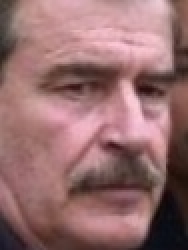
#> input picture dataset/001_Vicente_Fox.jpg, 94 x 125 px (shown 2 times larger)
$ python -i cctv_scan.py   (imports and definitions only)
#> lines starting #> are read from the running program, lines starting #| are printed output that depends on the picture
#> further down, picture is the input picture: shape (125, 94, 3); mean B, G, R 109.2, 108.8, 149
"""CCTV candidate-review scanner.

This is deliberately a *candidate* generator, not an identification system.  It
uses a full-frame pass plus overlapping, enlarged tiles so a face which is too
small in a wide CCTV shot gets another chance to be detected.  Matches are
saved with crops and an annotated MP4 so an operator can review the evidence.

Example:
    python cctv_scan.py --video demo_cctv.mp4 --target suspect.jpg \
        --camera-id demo_corridor --interval 0.25 --annotated-video review.mp4
"""

import argparse
import json
from pathlib import Path
from types import SimpleNamespace

import cv2
import numpy as np
from face_utils import create_face_app, normalize_embedding


# [7 lines left out: function confidence_label, not called in this run]


def area(box: np.ndarray) -> float:
    return max(0.0, float(box[2] - box[0])) * max(0.0, float(box[3] - box[1]))


# [5 lines left out: function iou, not called in this run]


def enhance(frame: np.ndarray) -> np.ndarray:
    """Mild local contrast correction; it does not invent facial detail."""
    lab = cv2.cvtColor(frame, cv2.COLOR_BGR2LAB)
#> lab: shape (125, 94, 3); mean of channels 0, 1, 2 125.7, 144, 134.2
    l, a, b = cv2.split(lab)
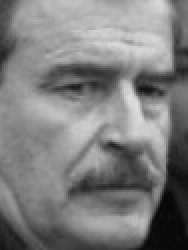
#> l: shape (125, 94) (shown 2 times larger); min 6, max 222, mean 125.7
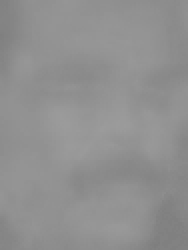
#> a: shape (125, 94) (shown 2 times larger); min 126, max 155, mean 144
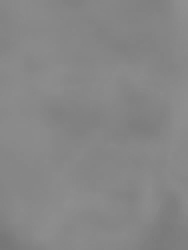
#> b: shape (125, 94) (shown 2 times larger); min 118, max 143, mean 134.2
    l = cv2.createCLAHE(clipLimit=2.0, tileGridSize=(8, 8)).apply(l)
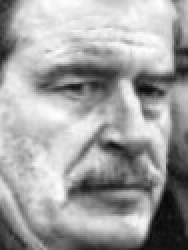
#> l: shape (125, 94) (shown 2 times larger); min 8, max 255, mean 161.6
    return cv2.cvtColor(cv2.merge((l, a, b)), cv2.COLOR_LAB2BGR)
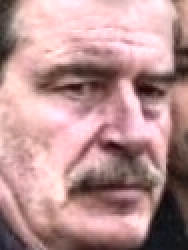
#> returned value: shape (125, 94, 3) (shown 2 times larger); mean B, G, R 145.9, 145.8, 185


# [177 lines left out: functions full_and_tile_faces, get_target_embedding, clip_box, draw_candidate, save_crop, group_events and 3 more, not called in this run]


# [2 lines not run here, left out]

>>> import cv2
>>> picture = cv2.imread('dataset/001_Vicente_Fox.jpg')
>>> result = enhance(picture)

$ run again, on dataset/054_Vicente_Fox.jpg
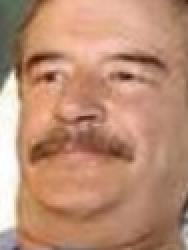
#> input picture dataset/054_Vicente_Fox.jpg, 94 x 125 px (shown 2 times larger)
#> picture is the input picture: shape (125, 94, 3); mean B, G, R 115.7, 141.4, 187.1
#> lab: shape (125, 94, 3); mean of channels 0, 1, 2 159.1, 142.2, 148.8
#> in enhance, `l = cv2.createCLAHE(clipLimit=2.0, tileGridSize=(8, 8)).apply(l)`:
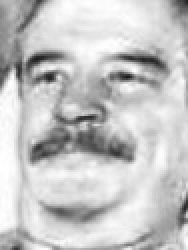
#> l: shape (125, 94) (shown 2 times larger); min 24, max 255, mean 197.4
#> in enhance, `return cv2.cvtColor(cv2.merge((l, a, b)), cv2.COLOR_LAB2BGR)`:
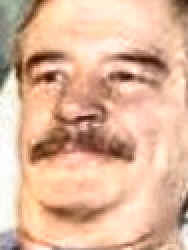
#> returned value: shape (125, 94, 3) (shown 2 times larger); mean B, G, R 155, 182.1, 223.1

$ run again, on dataset/002_Paul_Burrell.jpg
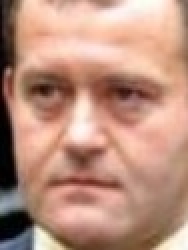
#> input picture dataset/002_Paul_Burrell.jpg, 94 x 125 px (shown 2 times larger)
#> picture is the input picture: shape (125, 94, 3); mean B, G, R 126.6, 144.7, 187.8
#> lab: shape (125, 94, 3); mean of channels 0, 1, 2 160.7, 141.9, 144
#> in enhance, `l = cv2.createCLAHE(clipLimit=2.0, tileGridSize=(8, 8)).apply(l)`:
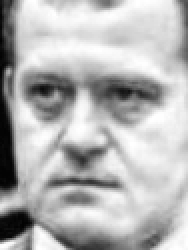
#> l: shape (125, 94) (shown 2 times larger); min 2, max 255, mean 181.1
#> in enhance, `return cv2.cvtColor(cv2.merge((l, a, b)), cv2.COLOR_LAB2BGR)`:
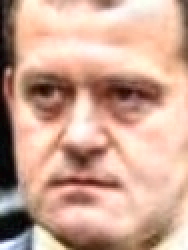
#> returned value: shape (125, 94, 3) (shown 2 times larger); mean B, G, R 147.9, 166.6, 205.6

$ run again, on dataset/003_Pierce_Brosnan.jpg
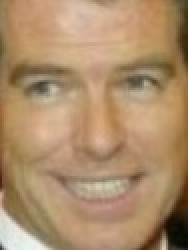
#> input picture dataset/003_Pierce_Brosnan.jpg, 94 x 125 px (shown 2 times larger)
#> picture is the input picture: shape (125, 94, 3); mean B, G, R 106.2, 141.1, 172.8
#> lab: shape (125, 94, 3); mean of channels 0, 1, 2 154.4, 135.2, 151.2
#> in enhance, `l = cv2.createCLAHE(clipLimit=2.0, tileGridSize=(8, 8)).apply(l)`:
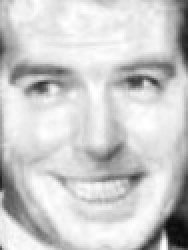
#> l: shape (125, 94) (shown 2 times larger); min 9, max 255, mean 204.1
#> in enhance, `return cv2.cvtColor(cv2.merge((l, a, b)), cv2.COLOR_LAB2BGR)`:
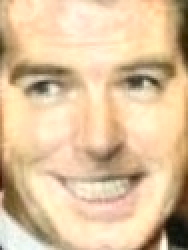
#> returned value: shape (125, 94, 3) (shown 2 times larger); mean B, G, R 157.2, 193.9, 222.1
